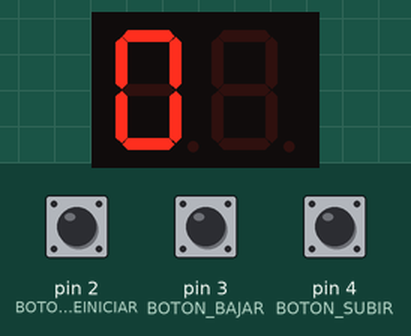
Bench run of a sketch on a simulated Arduino Uno, built with avr-gcc and run on an emulated ATmega328P. On the bench: 2-digit seven-segment display. Wiring (inferred from the names in the program): 2-digit 7-segment display, segments lit when HIGH: segments pin 12, pin 13, pin 7, pin 8, pin 9, pin 11, pin 10; digit selects A4, A5. Inputs (shaded band) come from the test bench; at power-on: pin 3 (BOTON_BAJAR) HIGH, pin 2 (BOTON_REINICIAR) HIGH, pin 4 (BOTON_SUBIR) HIGH. The segment pins are drawn as the display they are named for.

Above: at 1.2 s.
1.3 s: pin 3 (BOTON_BAJAR) pulled LOW for 3.2 s
At 5.6 s:
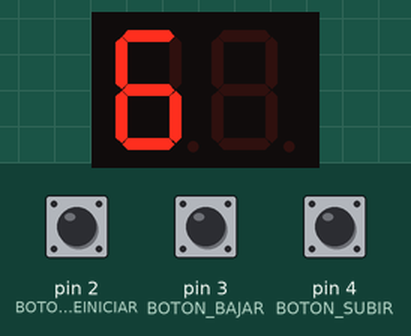
6.0 s: pin 3 (BOTON_BAJAR) pulled LOW for 1 s
At 7.7 s:
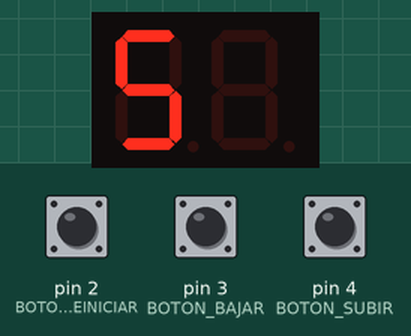
8.5 s: pin 3 (BOTON_BAJAR) pulled LOW for 3.2 s
At 11.9 s:
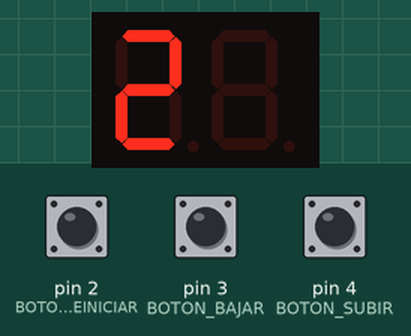
Timing chart, 0 to 13.4 s (numbered marks = the images above; inputs shaded):
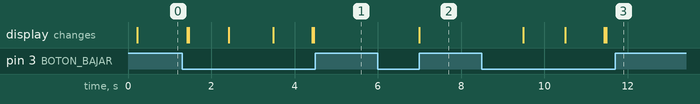

The sketch:

Primer_parcial_SPD.ino
```cpp
//===[Definición de pines]==
#define LED_A 12
#define LED_B 13
#define LED_C 7
#define LED_D 8
#define LED_E 9
#define LED_F 11
#define LED_G 10
#define DECENAS A4
#define UNIDADES A5
#define BOTON_SUBIR 4
#define BOTON_BAJAR 3
#define BOTON_REINICIAR 2

//===[Variables para el estado y números]==//
int numeroUnidades = 0;
int numeroDecenas = 0;
int estado_actual_boton_subir = 1;
int estado_actual_boton_bajar = 1;

void setup()
{
  //==[Configurar pines de salida y entrada]==
  configurarPinesSalidaYEntrada();
}

void loop()
{
  //==[Llama a la función para mostrar el número en el display]==
  mostrarNumeroEnDisplay(numeroDecenas, numeroUnidades);

  //==[Lectura de estados de los botones]==
  int estadoBotonSubir = digitalRead(BOTON_SUBIR);
  int estadoBotonBajar = digitalRead(BOTON_BAJAR);
  int estadoBotonReiniciar = digitalRead(BOTON_REINICIAR);

  //==[Manejo de los botones]==
  manejarBotones();
}

//==[Función para manejar los botones]==
void manejarBotones()
{
  int estadoBotonSubir = digitalRead(BOTON_SUBIR);
  int estadoBotonBajar = digitalRead(BOTON_BAJAR);
  int estadoBotonReiniciar = digitalRead(BOTON_REINICIAR);

  if (estadoBotonSubir == 0 && estado_actual_boton_subir != estadoBotonSubir)
  {
    //==[Incrementa las unidades o decenas según corresponda]==
    if (numeroUnidades == 9)
    {
      numeroUnidades = 0;
      numeroDecenas += 1;
    }
    else
    {
      numeroUnidades += 1;
    }
    estado_actual_boton_subir = estadoBotonSubir;
  }
  else if (estadoBotonBajar == 0 && estado_actual_boton_bajar != estadoBotonBajar)
  {
    //==[Decrementa las unidades o decenas según corresponda]==
    if (numeroUnidades == 0)
    {
      numeroUnidades = 9;
      numeroDecenas -= 1;
    }
    else
    {
      numeroUnidades -= 1;
    }

    if (numeroDecenas < 0)
    {
      numeroDecenas = 9;
    }
  }
  else if (estadoBotonReiniciar == 0)
  {
    //==[Reinicia ambos números]==
    numeroDecenas = 0;
    numeroUnidades = 0;
  }
  else
  {
    // Restaura los estados de los botones
    estado_actual_boton_subir = 1;
    estado_actual_boton_bajar = 1;
  }
}

//==[Función para configurar pines de salida]==
void configurarPinesSalidaYEntrada()
{
  pinMode(LED_BUILTIN, OUTPUT);
  pinMode(LED_A, OUTPUT);
  pinMode(LED_B, OUTPUT);
  pinMode(LED_C, OUTPUT);
  pinMode(LED_G, OUTPUT);
  pinMode(LED_D, OUTPUT);
  pinMode(LED_E, OUTPUT);
  pinMode(LED_F, OUTPUT);
  pinMode(LED_G, OUTPUT);
  pinMode(DECENAS, OUTPUT);
  pinMode(UNIDADES, OUTPUT);
  Serial.begin(9600);
  pinMode(BOTON_SUBIR, INPUT_PULLUP);
  pinMode(BOTON_BAJAR, INPUT_PULLUP);
  pinMode(BOTON_REINICIAR, INPUT_PULLUP);
  estado_actual_boton_subir = 1;
  estado_actual_boton_bajar = 1;
}

//==[Función para mostrar números en el display]==
void mostrarNumeroEnDisplay(int decenasValue, int unidadesValue)
{
  //==[Configura el display para mostrar los números]==
  configurarDisplay(0, 0, 0, 0, 0, 0, 0);
  delay(80);
  digitalWrite(DECENAS, LOW);
  digitalWrite(UNIDADES, HIGH);
  dibujarNumeros(decenasValue);
  delay(10);
  digitalWrite(DECENAS, HIGH);
  digitalWrite(UNIDADES, LOW);
  dibujarNumeros(unidadesValue);
  delay(10);
}

//==[Función para configurar el display de 7 segmentos]==
void configurarDisplay(int a, int b, int c, int d, int e, int f, int g)
{
  digitalWrite(LED_A, a);
  digitalWrite(LED_B, b);
  digitalWrite(LED_C, c);
  digitalWrite(LED_D, d);
  digitalWrite(LED_E, e);
  digitalWrite(LED_F, f);
  digitalWrite(LED_G, g);
}

//==[Función para dibujar números en el display de 7 segmentos]==
void dibujarNumeros(int numeroBuscado)
{
  switch (numeroBuscado)
  {
  case 0:
    configurarDisplay(1, 1, 1, 1, 1, 1, 0);
    break;
  case 1:
    configurarDisplay(0, 1, 1, 0, 0, 0, 0);
    break;
  case 2:
    configurarDisplay(1, 1, 0, 1, 1, 0, 1);
    break;
  case 3:
    configurarDisplay(1, 1, 1, 1, 0, 0, 1);
    break;
  case 4:
    configurarDisplay(0, 1, 1, 0, 0, 1, 1);
    break;
  case 5:
    configurarDisplay(1, 0, 1, 1, 0, 1, 1);
    break;
  case 6:
    configurarDisplay(1, 0, 1, 1, 1, 1, 1);
    break;
  case 7:
    configurarDisplay(1, 1, 1, 0, 0, 0, 0);
    break;
  case 8:
    configurarDisplay(1, 1, 1, 1, 1, 1, 1);
    break;
  case 9:
    configurarDisplay(1, 1, 1, 1, 0, 1, 1);
    break;
  }
}
```

Measured:
- after the input at 1.3 s, the display: first changes after 0.12 s (image 1 shows a later state)
- after the input at 6.0 s, the display: changes after 0.99 s (image 2)
- after the input at 8.5 s, the display: first changes after 0.99 s (image 3 shows a later state)
